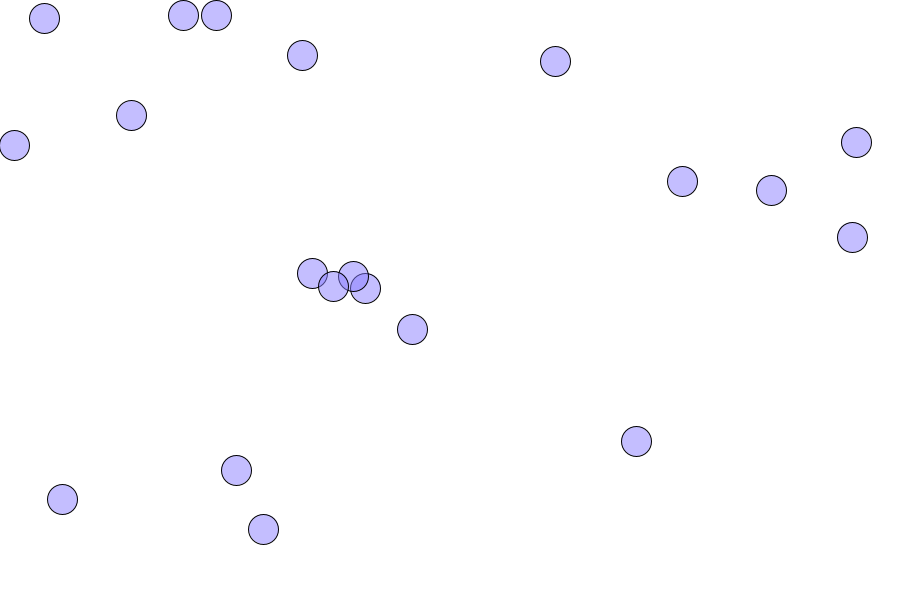
Frame 1 (no input)
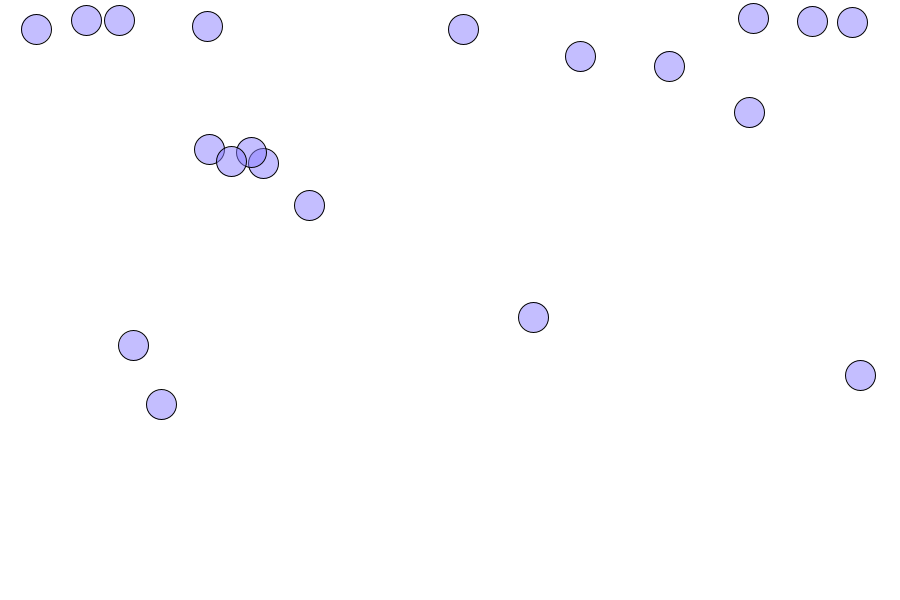
Frame 60 (the mouse pressed at the canvas centre just before this capture)
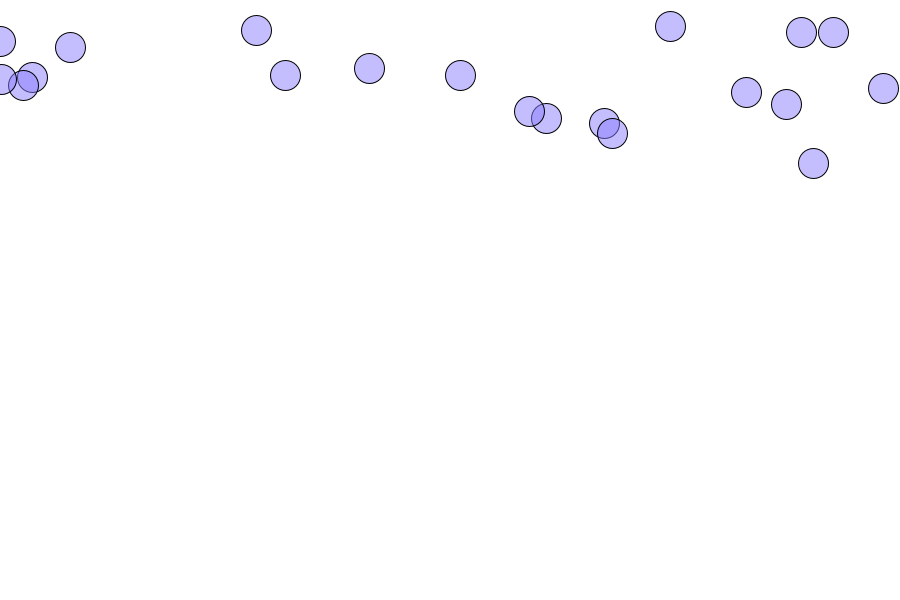
Frame 120 (the mouse held since frame 60 and released just before this capture)

The Processing sketch that drew these frames (run headless with seeded random() and noise(); from frame 60 on, the mouse is pressed at the canvas centre):

// Processing sketch: WindyBalloon
// ── WindyBalloon.pde
import java.util.*;

Balloon[] balloons = new Balloon[20];

PVector helium;
PVector wind;
PVector windNoiseTick = new PVector(random(100), random(100));;
PVector noiseTickStep = new PVector(0.1, 0.1);

int balloonSize = 30;

void setup() {
  size(900, 600);
  background(255);
  
  for (int i = 0; i < balloons.length; i++) {
    balloons[i] = new Balloon(balloonSize);
  }
  
  // Need to figure out how to reduce heliums height gain when the wind force is stronger
  helium = new PVector(0, -0.02);
  setWind();
}

void setWind() {
  // TODO:: Figure out why the wind tends to the left
  float windX = map(noise(windNoiseTick.x), 0, 1, -1, 1) * 0.4;
  float windY = map(noise(windNoiseTick.y), 0, 1, -1, 1) * 0.2;
  // println(wind, "wind");
  wind = new PVector(windX, windY);
  windNoiseTick.add(noiseTickStep);
}

void draw() {
  background(255);
  setWind();
  for (int i = 0; i < balloons.length; i++) {
    balloons[i].applyForce(helium);
    balloons[i].applyForce(wind);
    balloons[i].update();
    balloons[i].render();
  }
}

// ── Balloon.pde
class Balloon {
  PVector location;
  PVector velocity;
  PVector acceleration;
  int balloonSize;
  float halfBalloonSize;
  float topSpeed;
  
  Balloon(int _balloonSize) {
    balloonSize = _balloonSize;
    halfBalloonSize = _balloonSize / 2;
    acceleration = new PVector(0, 0);
    velocity = new PVector(0, 0);
    location = new PVector(random(width), random(height));
    topSpeed = 20;
  }
  
  public void update() {
    velocity.add(acceleration);
    location.add(velocity);
    
    velocity.limit(topSpeed);
    
    acceleration.mult(0);
    checkEdges();
  }
  
  public void render() {
    stroke(0);
    fill(134, 123, 275, 125);
    ellipse(location.x, location.y, balloonSize, balloonSize);
  }
  
  public void applyForce(PVector force) {
    acceleration.add(force);
  }
  
  void checkEdges() {
    // println(velocity);
    if (location.x > width) {
      location.x = 0;
    } else if (location.x < 0) {
      location.x = width;
    }
    
    if (location.y < halfBalloonSize - 1) {
      velocity.y *= -0.7;
      velocity.x *= 0.8;
      location.y = halfBalloonSize; 
    } else if (location.y > height - (halfBalloonSize - 1)) {
      velocity.y *= -0.5;
      velocity.x *= 0.8;
      location.y = height - halfBalloonSize; 
    }
  }
}
